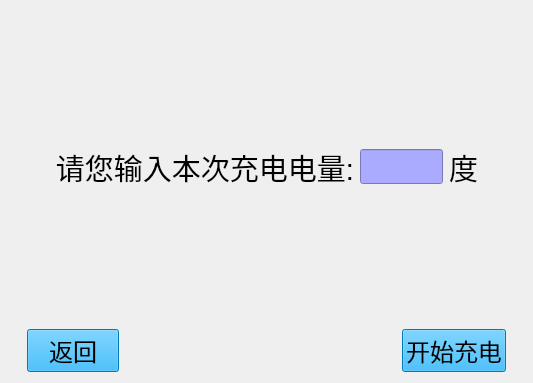
<?xml version="1.0" encoding="UTF-8"?>
<ui version="4.0">
 <class>ChargingEnergySet</class>
 <widget class="QWidget" name="ChargingEnergySet">
  <property name="geometry">
   <rect>
    <x>0</x>
    <y>0</y>
    <width>533</width>
    <height>383</height>
   </rect>
  </property>
  <property name="windowTitle">
   <string>Form</string>
  </property>
  <layout class="QHBoxLayout" name="horizontalLayout_4">
   <property name="sizeConstraint">
    <enum>QLayout::SetMinAndMaxSize</enum>
   </property>
   <item>
    <layout class="QVBoxLayout" name="verticalLayout" stretch="2,1,2,1">
     <property name="sizeConstraint">
      <enum>QLayout::SetMinAndMaxSize</enum>
     </property>
     <item>
      <spacer name="verticalSpacer">
       <property name="orientation">
        <enum>Qt::Vertical</enum>
       </property>
       <property name="sizeHint" stdset="0">
        <size>
         <width>20</width>
         <height>40</height>
        </size>
       </property>
      </spacer>
     </item>
     <item>
      <layout class="QHBoxLayout" name="horizontalLayout_2" stretch="1,6,1">
       <property name="sizeConstraint">
        <enum>QLayout::SetMinAndMaxSize</enum>
       </property>
       <item>
        <spacer name="horizontalSpacer">
         <property name="orientation">
          <enum>Qt::Horizontal</enum>
         </property>
         <property name="sizeHint" stdset="0">
          <size>
           <width>28</width>
           <height>20</height>
          </size>
         </property>
        </spacer>
       </item>
       <item>
        <layout class="QHBoxLayout" name="horizontalLayout" stretch="6,2,1">
         <property name="sizeConstraint">
          <enum>QLayout::SetMinAndMaxSize</enum>
         </property>
         <item>
          <widget class="QLabel" name="label">
           <property name="font">
            <font>
             <pointsize>22</pointsize>
            </font>
           </property>
           <property name="text">
            <string>请您输入本次充电电量:</string>
           </property>
           <property name="alignment">
            <set>Qt::AlignRight|Qt::AlignTrailing|Qt::AlignVCenter</set>
           </property>
          </widget>
         </item>
         <item>
          <widget class="LineEditKeyboard" name="lineEditNewPassword">
           <property name="sizePolicy">
            <sizepolicy hsizetype="Preferred" vsizetype="Preferred">
             <horstretch>0</horstretch>
             <verstretch>0</verstretch>
            </sizepolicy>
           </property>
           <property name="maximumSize">
            <size>
             <width>16777215</width>
             <height>35</height>
            </size>
           </property>
           <property name="font">
            <font>
             <family>Adobe Arabic</family>
             <pointsize>20</pointsize>
             <weight>50</weight>
             <italic>false</italic>
             <bold>false</bold>
            </font>
           </property>
           <property name="styleSheet">
            <string notr="true">font: 20pt &quot;Adobe Arabic&quot;;
background-color: rgb(170, 170, 255);</string>
           </property>
           <property name="alignment">
            <set>Qt::AlignCenter</set>
           </property>
          </widget>
         </item>
         <item>
          <widget class="QLabel" name="label_2">
           <property name="font">
            <font>
             <pointsize>22</pointsize>
            </font>
           </property>
           <property name="text">
            <string>度</string>
           </property>
           <property name="alignment">
            <set>Qt::AlignLeading|Qt::AlignLeft|Qt::AlignVCenter</set>
           </property>
          </widget>
         </item>
        </layout>
       </item>
       <item>
        <spacer name="horizontalSpacer_2">
         <property name="orientation">
          <enum>Qt::Horizontal</enum>
         </property>
         <property name="sizeHint" stdset="0">
          <size>
           <width>40</width>
           <height>20</height>
          </size>
         </property>
        </spacer>
       </item>
      </layout>
     </item>
     <item>
      <spacer name="verticalSpacer_2">
       <property name="orientation">
        <enum>Qt::Vertical</enum>
       </property>
       <property name="sizeHint" stdset="0">
        <size>
         <width>20</width>
         <height>40</height>
        </size>
       </property>
      </spacer>
     </item>
     <item>
      <layout class="QHBoxLayout" name="horizontalLayout_3" stretch="1,3,1">
       <property name="sizeConstraint">
        <enum>QLayout::SetMinAndMaxSize</enum>
       </property>
       <property name="leftMargin">
        <number>16</number>
       </property>
       <property name="rightMargin">
        <number>16</number>
       </property>
       <item>
        <widget class="QPushButton" name="buttonBack">
         <property name="styleSheet">
          <string notr="true">QPushButton { background-color: rgb(0, 170, 255); color: rgb(0, 0, 0); } 
QPushButton:hover { background-color: rgb(0,0,127); color:rgb(255, 255, 255);} 
QPushButton {font: 18pt ; } </string>
         </property>
         <property name="text">
          <string>返回</string>
         </property>
        </widget>
       </item>
       <item>
        <spacer name="horizontalSpacer_3">
         <property name="orientation">
          <enum>Qt::Horizontal</enum>
         </property>
         <property name="sizeHint" stdset="0">
          <size>
           <width>148</width>
           <height>20</height>
          </size>
         </property>
        </spacer>
       </item>
       <item>
        <widget class="QPushButton" name="buttonBack_2">
         <property name="styleSheet">
          <string notr="true">QPushButton { background-color: rgb(0, 170, 255); color: rgb(0, 0, 0); } 
QPushButton:hover { background-color: rgb(0,0,127); color:rgb(255, 255, 255);} 
QPushButton {font: 18pt ; } </string>
         </property>
         <property name="text">
          <string>开始充电</string>
         </property>
        </widget>
       </item>
      </layout>
     </item>
    </layout>
   </item>
  </layout>
 </widget>
 <customwidgets>
  <customwidget>
   <class>LineEditKeyboard</class>
   <extends>QLineEdit</extends>
   <header>LineEditKeyboard.h</header>
  </customwidget>
 </customwidgets>
 <resources/>
 <connections/>
</ui>
